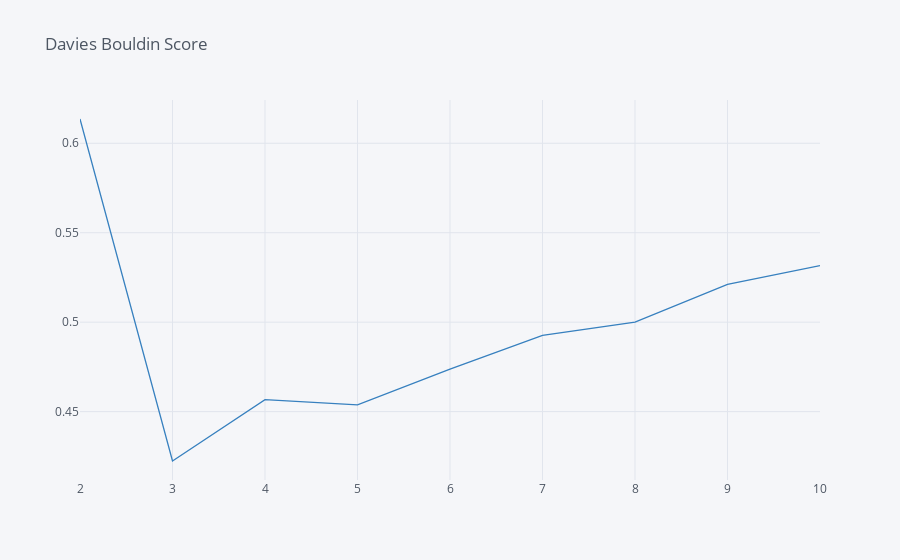

Source (notebook cell):
### Markdown cell above
### Elección del número de clusters

### Code cell
db_score=[]
for k in range(2,11):
    km=KMeans(n_clusters=k,random_state=1234)
    km.fit(X[varc+vard])
    db_score.append(davies_bouldin_score(X[varc+vard],km.labels_))
db_score=pd.Series(dict(zip(range(2,11),db_score)))
db_score.iplot(kind='line',title='Davies Bouldin Score',colors='blue')

### Figure 1 — Plotly figure (JSON) as saved in the notebook; plotly's stock layout.template omitted (floating-point values rounded to 4 significant figures)
{"data": [{"line": {"color": "rgba(55, 128, 191, 1.0)", "dash": "solid", "shape": "linear", "width": 1.3}, "mode": "lines", "name": "None", "text": "", "type": "scatter", "x": [2, 3, 4, 5, 6, 7, 8, 9, 10], "y": [0.6136, 0.4224, 0.4567, 0.4537, 0.4737, 0.4926, 0.5, 0.5211, 0.5316]}], "layout": {"legend": {"bgcolor": "#F5F6F9", "font": {"color": "#4D5663"}}, "paper_bgcolor": "#F5F6F9", "plot_bgcolor": "#F5F6F9", "title": {"font": {"color": "#4D5663"}, "text": "Davies Bouldin Score"}, "xaxis": {"gridcolor": "#E1E5ED", "showgrid": true, "tickfont": {"color": "#4D5663"}, "title": {"font": {"color": "#4D5663"}, "text": ""}, "zerolinecolor": "#E1E5ED"}, "yaxis": {"gridcolor": "#E1E5ED", "showgrid": true, "tickfont": {"color": "#4D5663"}, "title": {"font": {"color": "#4D5663"}, "text": ""}, "zerolinecolor": "#E1E5ED"}}}
